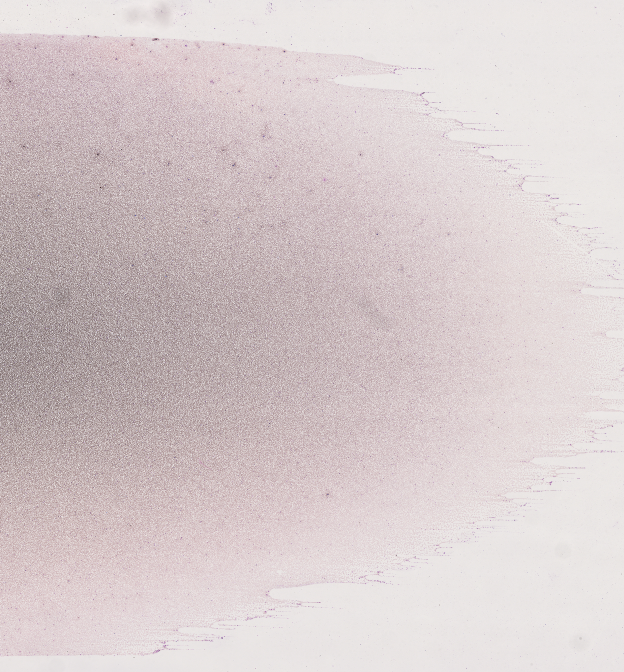
#> input picture pipeline_tf2/test-thumbnail.png, 1248 x 1344 px (shown at 1/2 size)
$ python mask_rbc.py ../pipeline_tf2/test-thumbnail.png out.png   (older library calls are emulated)
#> lines starting #> are read from the running program, lines starting #| are printed output that depends on the picture; after the words box and inside, x2 and y2 are one past the last pixel; in counts of white or black regions, pixels touching at a corner belong together
from math import pi
from glob import glob
from itertools import permutations
import pickle
import os
import sys
import numpy as np
import cv2
from PIL import Image
from scipy import ndimage
from skimage.io import imread
from skimage.feature import canny,peak_local_max,blob_doh
from skimage.segmentation import watershed
from skimage import filters
import time

# [8 lines left out: function timeit, not called in this run]

def image_to_array(image_path):
    return np.array(Image.open(image_path))

def rgb_to_hsv(rgb_image):
    return cv2.cvtColor(rgb_image,cv2.COLOR_RGB2HLS_FULL)

def rgb_to_hsv(rgb_image):
    return cv2.cvtColor(rgb_image,cv2.COLOR_RGB2HSV)

def rgb_to_lab(rgb_image):
    return cv2.cvtColor(rgb_image,cv2.COLOR_RGB2LAB)

def thresholding(img):
    return cv2.threshold(img,0,255,cv2.THRESH_BINARY+cv2.THRESH_OTSU)[1]

def mask_wbc(im_array):
     return (im_array[:,:,0]/(im_array[:,:,2] + 1) > 1).astype(np.uint8)

def mask_bg(im_array):
    return (im_array[:,:,0]/(im_array[:,:,1] + 1) > 1.1).astype(np.uint8)

# [20 lines left out: function fill_holes, not called in this run]

def gamma_stretching(image,gamma=2):
    if 'int' in str(image.dtype):
        image = image/255.
    image = image ** gamma
    return image

def linear_stretching(image):
    image = image - image.min() / (image.max() - image.min())
    image *= 255
    image = image.astype('uint8')
    return image

def get_edges(img):
    #mask = mask_bg(img)
    #img = cv2.cvtColor(img,cv2.COLOR_BGR2GRAY) * mask
    otsu_img = cv2.dilate(otsu_threshold(img),kernel=np.ones((3,3)))
    img = np.uint8(gamma_stretching(img,5) * 255)
    img = linear_stretching(img)
    img = cv2.medianBlur(img,5)
    img = cv2.GaussianBlur(img,(3,3),1)
    img = -cv2.bilateralFilter(img,11,5,10)
    img = cv2.cvtColor(img,cv2.COLOR_BGR2GRAY)

    edges = cv2.Canny(img,50,150)
    edges = cv2.dilate(edges,kernel=np.ones((5,5)),iterations=1)
    edges = cv2.erode(edges,kernel=np.ones((3,3)),iterations=1)
    edges = np.where(edges > 0,1,0)
    edges_otsu = edges * otsu_img
    if edges_otsu.max() - edges_otsu.min() != 0:
        edges = linear_stretching(edges_otsu)
    return edges

def get_contours(img):
    cnt,nc = cv2.findContours(
        np.uint8(img).copy(),
        mode = cv2.RETR_EXTERNAL,
        method = cv2.CHAIN_APPROX_NONE
    )
    return cnt

# [164 lines left out: functions filter_contours, filter_contours_color, filter_contours_color_2, filter_contours_size_color, filter_contours_size_color_2, watershed_contours and 5 more, not called in this run]

def wraper(image):
    image[image < 0] = 0
    edge_image = get_edges(image)
    contours = get_contours(edge_image)
    contour_image = np.zeros_like(image)
    cv2.drawContours(image=contour_image,
                     contours=contours,
                     contourIdx=-1,
                     color=(255,255,255),
                     thickness=-1)
    contour_image = contour_image[:,:,0] - edge_image
    contours = get_contours(contour_image)
    contours_filtered = filter_contours_size_color_2(contours,8,300,2000,image)
    contours_filtered = watershed_contours(contours_filtered,image)
    fitted_ellipses = fit_ellipse(contours_filtered)
    filtered_ellipses,filtered_contours = filter_ellipse_size(
        fitted_ellipses,contours_filtered,1.5,300,1500)
    contour_image = np.zeros_like(image)
    cv2.drawContours(image=contour_image,
                     contours=filtered_contours,
                     contourIdx=-1,
                     color=(255,255,255),
                     thickness=-1)
    return image,contour_image

def otsu_threshold(im_array):
    """Transforms an image into an Otsu thresholded image."""
    if len(im_array.shape) == 3:
        im_array = np.mean(im_array.copy(),axis = 2)
    otsu_image = np.zeros(im_array.shape)
    otsu_value = filters.threshold_otsu(im_array)
    otsu_image[im_array > otsu_value] = 255
    return otsu_image

if __name__ == '__main__':
    IMAGE = sys.argv[1]
    OUTPUT_PATH = sys.argv[2]
    output = wraper(imread(IMAGE))
#> in wraper, image is the input picture: shape (1344, 1248, 3); mean R, G, B 215.3, 203.7, 204.7
#> in otsu_threshold, `otsu_value = filters.threshold_otsu(im_array)`: otsu_value = 193.4
#> in get_edges, `otsu_img = cv2.dilate(otsu_threshold(img),kernel=np.ones((3,3)))`:
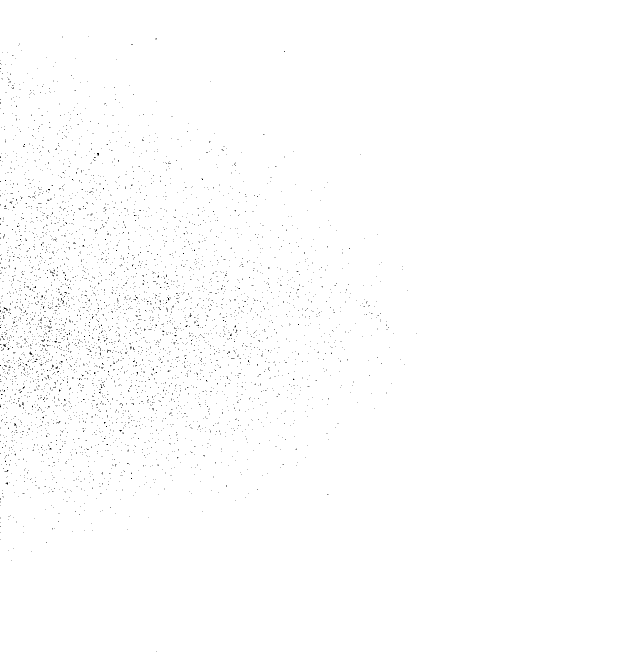
#> otsu_img: shape (1344, 1248) float64 (shown at 1/2 size); 99.5% white; black in thin lines or dots, all inside (x1, y1, x2, y2) = (0, 72, 833, 1304)
#> in gamma_stretching, `image = image ** gamma`:
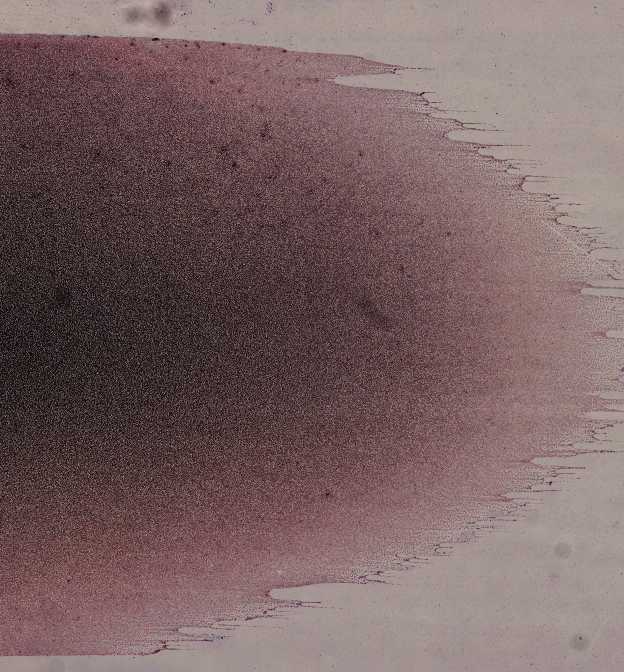
#> image: shape (1344, 1248, 3) float64 (shown at 1/2 size); mean of channels 0, 1, 2 0.478, 0.39, 0.392; drawn as R, G, B
#> in linear_stretching, `image = image.astype('uint8')`:
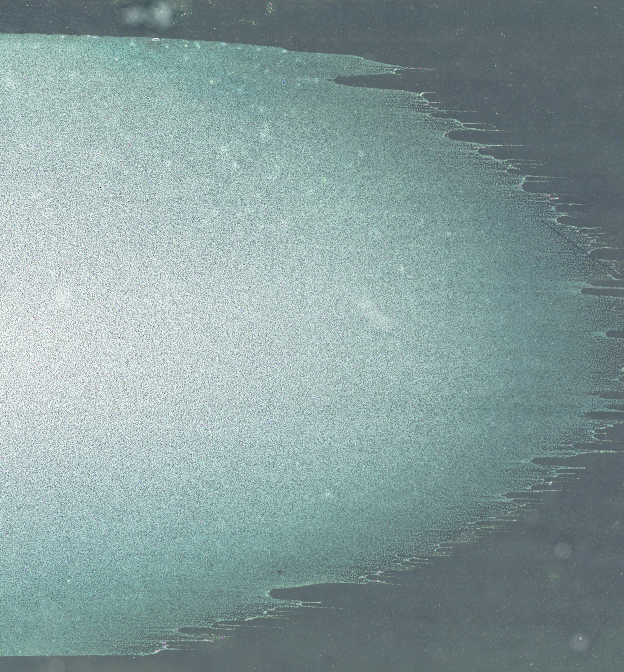
#> image: shape (1344, 1248, 3) (shown at 1/2 size); mean of channels 0, 1, 2 134.5, 156.8, 156.7; drawn as R, G, B
#> in get_edges, `img = -cv2.bilateralFilter(img,11,5,10)`:
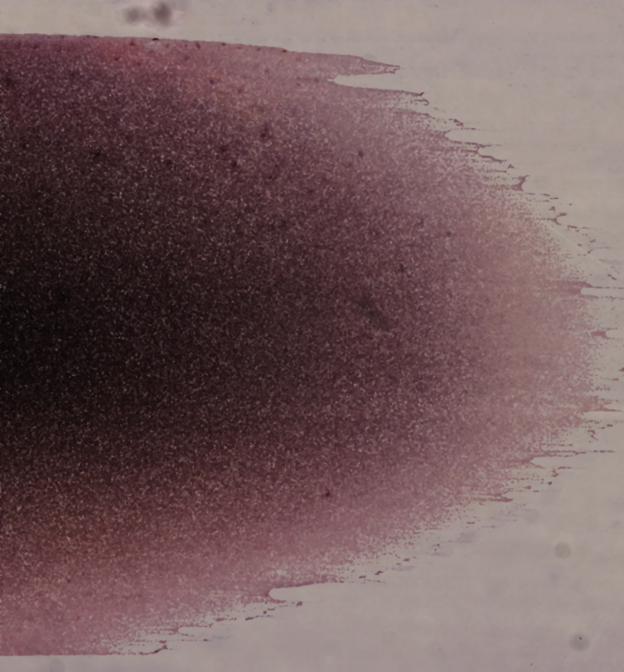
#> img: shape (1344, 1248, 3) (shown at 1/2 size); mean of channels 0, 1, 2 115.1, 91.2, 92.2; drawn as R, G, B
#> in get_edges, `img = cv2.cvtColor(img,cv2.COLOR_BGR2GRAY)`:
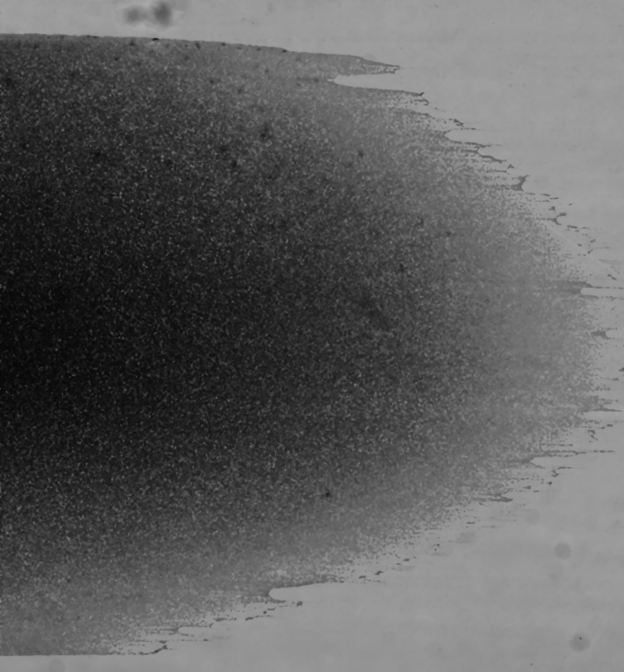
#> img: shape (1344, 1248) (shown at 1/2 size); min 6, max 168, mean 94.2
#> in get_edges, `edges = cv2.Canny(img,50,150)`: edges: shape (1344, 1248); 2.3% white in thin lines or dots
#> in get_edges, `edges = cv2.dilate(edges,kernel=np.ones((5,5)),iterations=1)`:
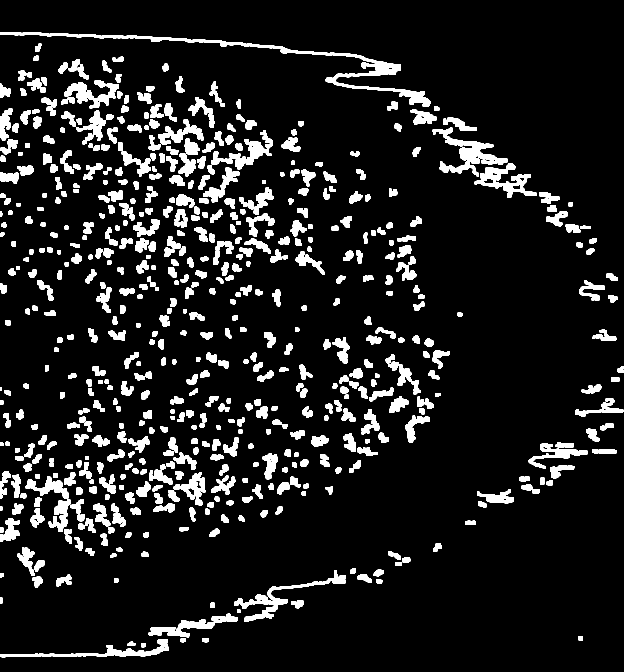
#> edges: shape (1344, 1248) (shown at 1/2 size); 10.7% white; 617 white regions, largest, box (x1, y1, x2, y2) and area: (0, 64, 861, 213) 8483, (865, 255, 1015, 353) 4290, (949, 326, 1074, 396) 3062
#> in get_edges, `edges = cv2.erode(edges,kernel=np.ones((3,3)),iterations=1)`:
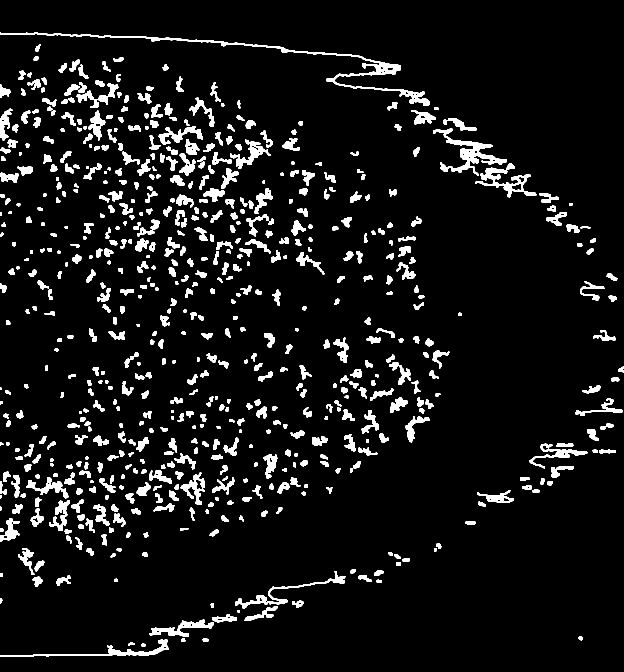
#> edges: shape (1344, 1248) (shown at 1/2 size); 7.4% white; 652 white regions (1 under 20 px), largest, box (x1, y1, x2, y2) and area: (0, 65, 860, 212) 5597, (866, 256, 1014, 352) 3228, (950, 327, 1073, 395) 2188
#> in get_edges, `edges_otsu = edges * otsu_img`: edges_otsu: shape (1344, 1248) float64; 7.3% white; 654 white regions (2 under 20 px), largest, box (x1, y1, x2, y2) and area: (0, 65, 860, 212) 5589, (866, 256, 1014, 352) 3228, (950, 327, 1073, 395) 2188
#> in linear_stretching (call 2), `image = image.astype('uint8')`: image: shape (1344, 1248); values 0 (black) and 1 (white), 7.3% white; 654 white regions (2 under 20 px)
#> in get_contours, `cnt,nc = cv2.findContours( np.uint8(img).copy(), mode = cv2.RETR_EXTER..`: cnt = 654 contours, 8 with area under 20; largest, box (x1, y1, x2, y2) and area: (0, 65, 860, 212) 4532, (866, 256, 1014, 352) 2899, (950, 327, 1073, 395) 2128, (0, 1279, 337, 1314) 1619, (470, 1142, 691, 1217) 1477; nc = 654 rows, first 6: [1, -1, -1, -1], [2, 0, -1, -1], [3, 1, -1, -1], [4, 2, -1, -1], [5, 3, -1, -1], [6, 4, -1, -1]
#> in wraper, `contours = get_contours(edge_image)`: contours has the same summary as cnt in get_contours
#> (the run stopped early here; a loop or call above may not have finished)
